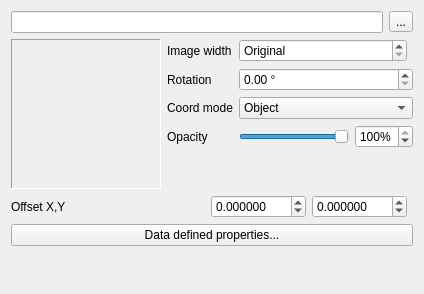
<?xml version="1.0" encoding="UTF-8"?>
<ui version="4.0">
 <class>WidgetRasterFill</class>
 <widget class="QWidget" name="WidgetRasterFill">
  <property name="geometry">
   <rect>
    <x>0</x>
    <y>0</y>
    <width>424</width>
    <height>294</height>
   </rect>
  </property>
  <property name="windowTitle">
   <string>Form</string>
  </property>
  <layout class="QVBoxLayout" name="verticalLayout">
   <item>
    <layout class="QHBoxLayout" name="horizontalLayout">
     <item>
      <widget class="QLineEdit" name="mImageLineEdit"/>
     </item>
     <item>
      <widget class="QToolButton" name="mBrowseToolButton">
       <property name="text">
        <string>...</string>
       </property>
      </widget>
     </item>
    </layout>
   </item>
   <item>
    <layout class="QGridLayout" name="gridLayout">
     <item row="0" column="1">
      <widget class="QLabel" name="mTextureWidthLabel">
       <property name="text">
        <string>Image width</string>
       </property>
       <property name="buddy">
        <cstring>mWidthSpinBox</cstring>
       </property>
      </widget>
     </item>
     <item row="1" column="2">
      <widget class="QgsDoubleSpinBox" name="mRotationSpinBox">
       <property name="sizePolicy">
        <sizepolicy hsizetype="Preferred" vsizetype="Fixed">
         <horstretch>0</horstretch>
         <verstretch>0</verstretch>
        </sizepolicy>
       </property>
       <property name="suffix">
        <string> °</string>
       </property>
       <property name="maximum">
        <double>360.000000000000000</double>
       </property>
       <property name="singleStep">
        <double>0.500000000000000</double>
       </property>
      </widget>
     </item>
     <item row="2" column="1">
      <widget class="QLabel" name="label_3">
       <property name="text">
        <string>Coord mode</string>
       </property>
       <property name="buddy">
        <cstring>cboCoordinateMode</cstring>
       </property>
      </widget>
     </item>
     <item row="2" column="2">
      <widget class="QComboBox" name="cboCoordinateMode">
       <item>
        <property name="text">
         <string>Object</string>
        </property>
       </item>
       <item>
        <property name="text">
         <string>Viewport</string>
        </property>
       </item>
      </widget>
     </item>
     <item row="1" column="1">
      <widget class="QLabel" name="mRotationLabel">
       <property name="text">
        <string>Rotation</string>
       </property>
       <property name="buddy">
        <cstring>mRotationSpinBox</cstring>
       </property>
      </widget>
     </item>
     <item row="0" column="0" rowspan="5">
      <widget class="QLabel" name="mLabelImagePreview">
       <property name="sizePolicy">
        <sizepolicy hsizetype="Fixed" vsizetype="Fixed">
         <horstretch>0</horstretch>
         <verstretch>0</verstretch>
        </sizepolicy>
       </property>
       <property name="minimumSize">
        <size>
         <width>150</width>
         <height>150</height>
        </size>
       </property>
       <property name="frameShape">
        <enum>QFrame::Panel</enum>
       </property>
       <property name="frameShadow">
        <enum>QFrame::Sunken</enum>
       </property>
       <property name="lineWidth">
        <number>1</number>
       </property>
       <property name="midLineWidth">
        <number>0</number>
       </property>
       <property name="text">
        <string/>
       </property>
      </widget>
     </item>
     <item row="0" column="2">
      <layout class="QHBoxLayout" name="horizontalLayout_2">
       <item>
        <widget class="QgsDoubleSpinBox" name="mWidthSpinBox">
         <property name="sizePolicy">
          <sizepolicy hsizetype="Minimum" vsizetype="Fixed">
           <horstretch>1</horstretch>
           <verstretch>0</verstretch>
          </sizepolicy>
         </property>
         <property name="specialValueText">
          <string>Original</string>
         </property>
         <property name="decimals">
          <number>6</number>
         </property>
         <property name="maximum">
          <double>99999999.000000000000000</double>
         </property>
         <property name="singleStep">
          <double>0.200000000000000</double>
         </property>
        </widget>
       </item>
       <item>
        <widget class="QgsUnitSelectionWidget" name="mWidthUnitWidget" native="true"/>
       </item>
      </layout>
     </item>
     <item row="3" column="2">
      <layout class="QHBoxLayout" name="horizontalLayout_3" stretch="1,0">
       <item>
        <widget class="QSlider" name="mSliderTransparency">
         <property name="sizePolicy">
          <sizepolicy hsizetype="Preferred" vsizetype="Fixed">
           <horstretch>0</horstretch>
           <verstretch>0</verstretch>
          </sizepolicy>
         </property>
         <property name="maximum">
          <number>100</number>
         </property>
         <property name="value">
          <number>100</number>
         </property>
         <property name="orientation">
          <enum>Qt::Horizontal</enum>
         </property>
        </widget>
       </item>
       <item>
        <widget class="QSpinBox" name="mSpinTransparency">
         <property name="suffix">
          <string>%</string>
         </property>
         <property name="minimum">
          <number>0</number>
         </property>
         <property name="maximum">
          <number>100</number>
         </property>
         <property name="value">
          <number>100</number>
         </property>
        </widget>
       </item>
      </layout>
     </item>
     <item row="3" column="1">
      <widget class="QLabel" name="label">
       <property name="text">
        <string>Opacity</string>
       </property>
       <property name="buddy">
        <cstring>mSliderTransparency</cstring>
       </property>
      </widget>
     </item>
     <item row="4" column="2">
      <spacer name="verticalSpacer">
       <property name="orientation">
        <enum>Qt::Vertical</enum>
       </property>
       <property name="sizeHint" stdset="0">
        <size>
         <width>20</width>
         <height>0</height>
        </size>
       </property>
      </spacer>
     </item>
    </layout>
   </item>
   <item>
    <layout class="QHBoxLayout" name="horizontalLayout_5">
     <item>
      <widget class="QLabel" name="label_7">
       <property name="text">
        <string>Offset X,Y</string>
       </property>
       <property name="buddy">
        <cstring>mSpinOffsetX</cstring>
       </property>
      </widget>
     </item>
     <item>
      <layout class="QHBoxLayout" name="horizontalLayout_4">
       <item>
        <widget class="QgsDoubleSpinBox" name="mSpinOffsetX">
         <property name="sizePolicy">
          <sizepolicy hsizetype="Minimum" vsizetype="Fixed">
           <horstretch>1</horstretch>
           <verstretch>0</verstretch>
          </sizepolicy>
         </property>
         <property name="decimals">
          <number>6</number>
         </property>
         <property name="minimum">
          <double>-999.000000000000000</double>
         </property>
         <property name="maximum">
          <double>999.000000000000000</double>
         </property>
         <property name="singleStep">
          <double>0.200000000000000</double>
         </property>
        </widget>
       </item>
       <item>
        <widget class="QgsDoubleSpinBox" name="mSpinOffsetY">
         <property name="sizePolicy">
          <sizepolicy hsizetype="Minimum" vsizetype="Fixed">
           <horstretch>1</horstretch>
           <verstretch>0</verstretch>
          </sizepolicy>
         </property>
         <property name="decimals">
          <number>6</number>
         </property>
         <property name="minimum">
          <double>-999.000000000000000</double>
         </property>
         <property name="maximum">
          <double>999.000000000000000</double>
         </property>
         <property name="singleStep">
          <double>0.200000000000000</double>
         </property>
        </widget>
       </item>
       <item>
        <widget class="QgsUnitSelectionWidget" name="mOffsetUnitWidget" native="true"/>
       </item>
      </layout>
     </item>
    </layout>
   </item>
   <item>
    <widget class="QPushButton" name="mDataDefinedPropertiesButton">
     <property name="sizePolicy">
      <sizepolicy hsizetype="Preferred" vsizetype="Fixed">
       <horstretch>0</horstretch>
       <verstretch>0</verstretch>
      </sizepolicy>
     </property>
     <property name="text">
      <string>Data defined properties...</string>
     </property>
    </widget>
   </item>
   <item>
    <spacer name="verticalSpacer_2">
     <property name="orientation">
      <enum>Qt::Vertical</enum>
     </property>
     <property name="sizeHint" stdset="0">
      <size>
       <width>20</width>
       <height>40</height>
      </size>
     </property>
    </spacer>
   </item>
  </layout>
 </widget>
 <customwidgets>
  <customwidget>
   <class>QgsDoubleSpinBox</class>
   <extends>QDoubleSpinBox</extends>
   <header>qgsdoublespinbox.h</header>
  </customwidget>
  <customwidget>
   <class>QgsUnitSelectionWidget</class>
   <extends>QWidget</extends>
   <header>qgsunitselectionwidget.h</header>
   <container>1</container>
  </customwidget>
 </customwidgets>
 <tabstops>
  <tabstop>mImageLineEdit</tabstop>
  <tabstop>mBrowseToolButton</tabstop>
  <tabstop>mWidthSpinBox</tabstop>
  <tabstop>mWidthUnitWidget</tabstop>
  <tabstop>mRotationSpinBox</tabstop>
  <tabstop>cboCoordinateMode</tabstop>
  <tabstop>mSliderTransparency</tabstop>
  <tabstop>mSpinTransparency</tabstop>
  <tabstop>mSpinOffsetX</tabstop>
  <tabstop>mSpinOffsetY</tabstop>
  <tabstop>mOffsetUnitWidget</tabstop>
  <tabstop>mDataDefinedPropertiesButton</tabstop>
 </tabstops>
 <resources/>
 <connections>
  <connection>
   <sender>mSliderTransparency</sender>
   <signal>valueChanged(int)</signal>
   <receiver>mSpinTransparency</receiver>
   <slot>setValue(int)</slot>
   <hints>
    <hint type="sourcelabel">
     <x>311</x>
     <y>160</y>
    </hint>
    <hint type="destinationlabel">
     <x>392</x>
     <y>160</y>
    </hint>
   </hints>
  </connection>
  <connection>
   <sender>mSpinTransparency</sender>
   <signal>valueChanged(int)</signal>
   <receiver>mSliderTransparency</receiver>
   <slot>setValue(int)</slot>
   <hints>
    <hint type="sourcelabel">
     <x>392</x>
     <y>160</y>
    </hint>
    <hint type="destinationlabel">
     <x>311</x>
     <y>160</y>
    </hint>
   </hints>
  </connection>
 </connections>
</ui>
